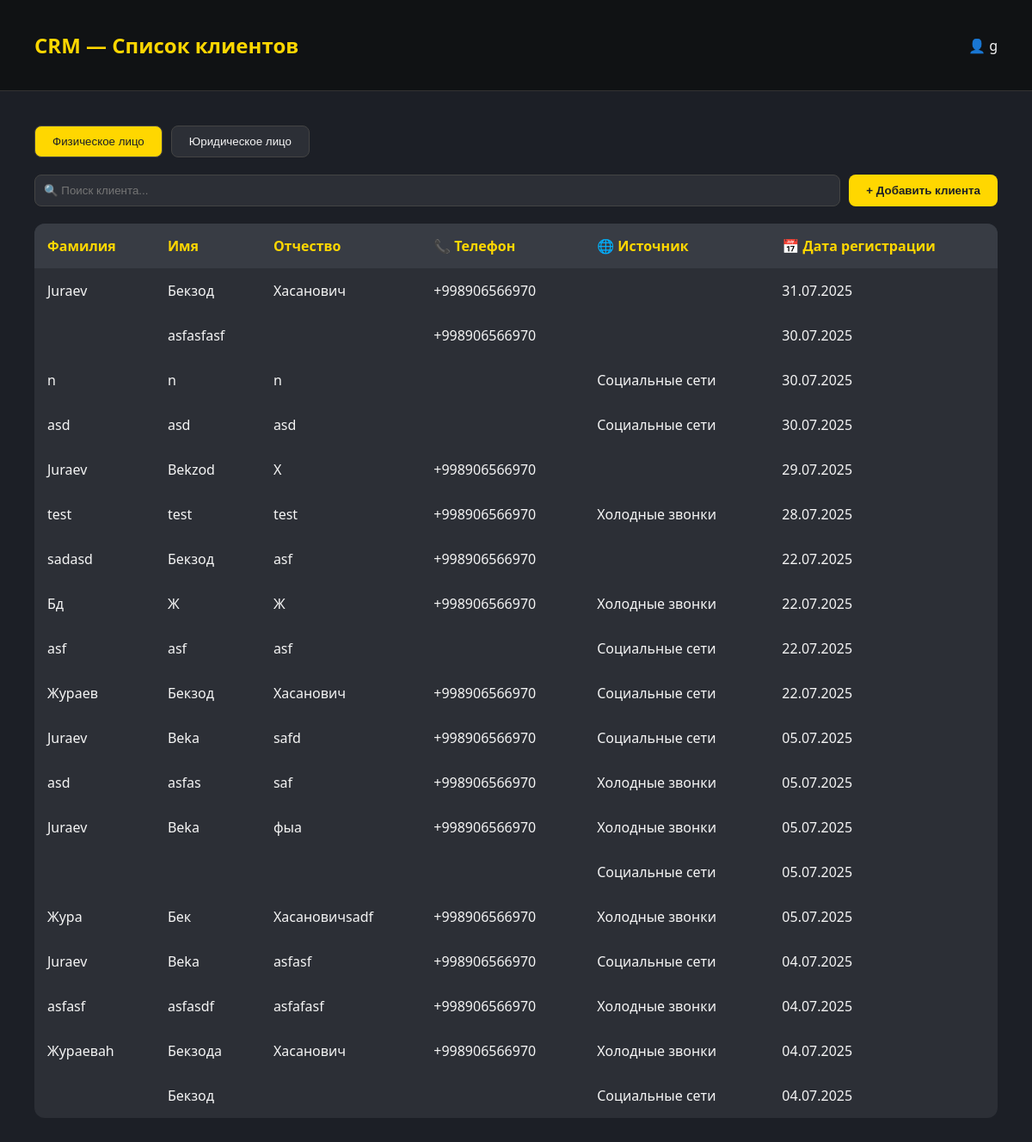
/clients/ (signed in), run on an earlier commit of the app's database.
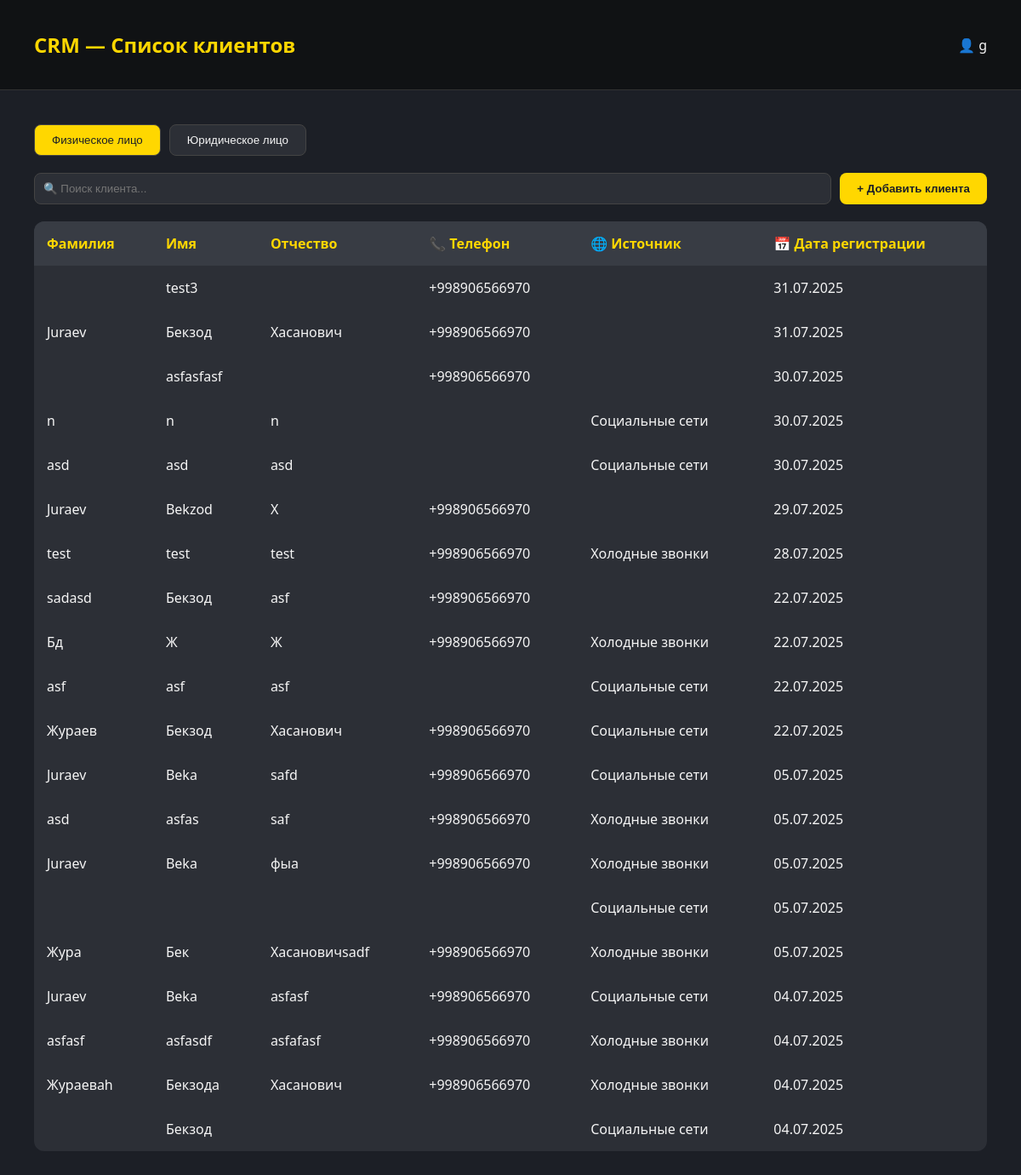
And on a later commit of the database.
### backend/models.py (models this page shows)
class Clients(models.Model):
    Social_CHOICES = [
        ("social", "Социальные сети"),
        ("cold_calls", "Холодные звонки"),
        ("word_of_mouth", "Сарафанное радио"),
    ]
    CLIENT_TYPE_CHOICES = [
        ('INDIVIDUAL', 'Физическое лицо'),
        ('LEGAL_ENTITY', 'Юридическое лицо'),
    ]
    social = models.CharField(max_length=20, choices=Social_CHOICES)
    client_type = models.CharField(
        max_length=20,
        choices=CLIENT_TYPE_CHOICES,
    )
    phone = PhoneNumberField()
    created_at = models.DateField(auto_now_add=True,null=True)
    name = models.CharField(max_length=200, null=True, blank=True, default=None)
    lastname = models.CharField(max_length=200, null=True, blank=True, default=None)
    middle_name = models.CharField(max_length=200, null=True, blank=True, default=None)
    adress = models.CharField(max_length=200, null=True, blank=True, default=None)
    company_name=models.CharField(max_length=200, null=True, blank=True, default=None)
    inn = models.CharField(max_length=12,null=True, blank=True, default=None)
    account=models.IntegerField(blank=True,null=True,default=None)
    mfo = models.IntegerField(blank=True, null=True, default=None)
    active=models.BooleanField(default=False)

### backend/views.py (the view)
# urls.py: path('clients/',views.ClietView.as_view(),name='clients'),
class ClietView(LoginRequiredMixin,TemplateView):
   template_name = 'client_list.html'
   login_url = reverse_lazy('login')
   def get_context_data(self, *, object_list=None, **kwargs):
      context = super().get_context_data(**kwargs)
      context['client_fiz']=Clients.objects.filter(client_type='INDIVIDUAL').order_by('-id')
      context['client_leg'] = Clients.objects.filter(client_type='LEGAL_ENTITY').order_by('-id')
      return context

### backend/templates/client_list.html (shortened to what this page needs)
<!DOCTYPE html>
<html lang="ru">
<head>
</head>
<body>
  <header>
   <h1 onclick="window.location.href='{% url 'dashboard' %}'" style="cursor: pointer;">CRM — Список клиентов</h1>
    <div>👤 {{request.user.profile.name}}</div>
  </header>
  <div class="container">
     <div class="toggle-buttons">
      <button id="btn-individual" class="active">Физическое лицо</button>
      <button id="btn-legal">Юридическое лицо</button>
    </div>
    <div class="top-bar">
      <input type="text" id="clientSearchInput" placeholder="🔍 Поиск клиента...">
      <button onclick="window.location.href='{% url 'client_add' %}'">+ Добавить клиента</button>
    </div>
     <div id="individual-fields">
    <table id="clientTable">
      <thead>
        <tr>
          <th>Фамилия</th>
          <th>Имя</th>
          <th>Отчество</th>
          <th>📞 Телефон</th>
          <th>🌐 Источник</th>
          <th>📅 Дата регистрации</th>
        </tr>
      </thead>
      {% for item in client_fiz %}
      <tbody>
        <tr>
          <td>{{item.lastname}}</td>
          <td>{{item.name}}</td>
          <td>{{item.middle_name}}</td>
          <td>{{item.phone}}</td>
          <td>{{item.get_social_display}}</td>
          <td>{{item.created_at|date:"d.m.Y"}}</td>
        </tr>
      </tbody>
      {% endfor %}
       </table>
      </div>
  </div>
</body>
</html>

What changed in the data, as far as the page shows it:
added Clients: name "test3", phone "+998906566970", created_at "31.07.2025"
